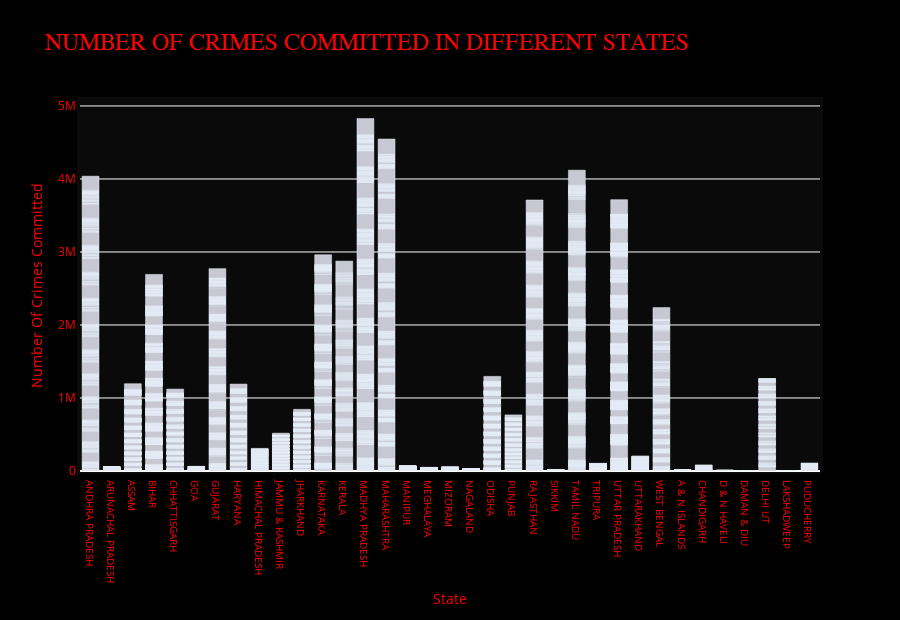

Notebook code cell kept with this figure:
### Code cell
def configure_plotly_browser_state():
  import IPython
  display(IPython.core.display.HTML('''
        <script src="/static/components/requirejs/require.js"></script>
        <script>
          requirejs.config({
            paths: {
              base: '/static/base',
              plotly: 'https://cdn.plot.ly/plotly-latest.min.js?noext',
            },
          });
        </script>
        '''))
configure_plotly_browser_state()
#plotly figure is a dictonary with data and layout keys
#go is used to create graphical objects
figure = {
     'data' : [go.Bar( x=df['STATE/UT'],y=df['TOTAL IPC CRIMES'],name='TOTAL IPC CRIMES',marker=dict(color='rgb(200,200,210)')) ], 
     'layout' : {
         'title':'NUMBER OF CRIMES COMMITTED IN DIFFERENT STATES', 
         'paper_bgcolor':'rgb(0,0,0)',
         'plot_bgcolor':'rgb(10,10,10)',
         'font':dict(size=12, color='red'), 
         'titlefont':dict(size=24,family='Courier New, monospace'), 
         'height':620, 
         'margin':go.layout.Margin(b=130,pad=3),
         'xaxis':dict(title='State',tickfont=dict(size=10)), 
         'yaxis':dict(title='Number Of Crimes Committed') 
      }
}
iplot(figure)

### Figure 1 — Plotly figure (JSON) as saved in the notebook; plotly's stock layout.template omitted (floating-point values rounded to 4 significant figures; data arrays with more than 128 entries replaced by an {"elided": "..."} marker saying what was removed)
{"data": [{"marker": {"color": "rgb(200,200,210)"}, "x": {"elided": "9017 str values"}, "type": "bar", "name": "TOTAL IPC CRIMES", "y": {"elided": "9017 int values"}}], "layout": {"xaxis": {"tickfont": {"size": 10}, "title": {"text": "State"}}, "title": {"text": "NUMBER OF CRIMES COMMITTED IN DIFFERENT STATES", "font": {"family": "Courier New, monospace", "size": 24}}, "paper_bgcolor": "rgb(0,0,0)", "plot_bgcolor": "rgb(10,10,10)", "yaxis": {"title": {"text": "Number Of Crimes Committed"}}, "height": 620, "font": {"color": "red", "size": 12}, "margin": {"b": 130, "pad": 3}}}
